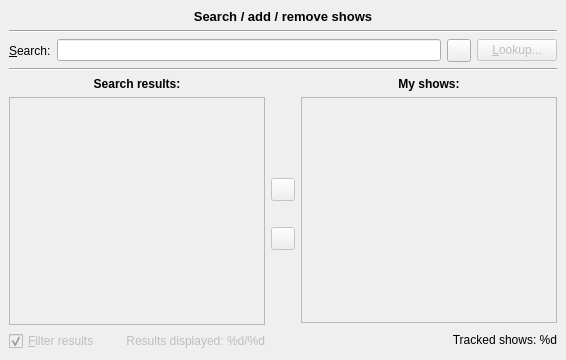
     <widget class="QWidget" name="tabShows" >
      <attribute name="title" >
       <string>S&amp;hows</string>
      </attribute>
      <layout class="QGridLayout" >
       <property name="leftMargin" >
        <number>9</number>
       </property>
       <property name="topMargin" >
        <number>9</number>
       </property>
       <property name="rightMargin" >
        <number>9</number>
       </property>
       <property name="bottomMargin" >
        <number>9</number>
       </property>
       <property name="horizontalSpacing" >
        <number>6</number>
       </property>
       <property name="verticalSpacing" >
        <number>6</number>
       </property>
       <item row="4" column="1" >
        <layout class="QVBoxLayout" >
         <property name="spacing" >
          <number>6</number>
         </property>
         <property name="leftMargin" >
          <number>0</number>
         </property>
         <property name="topMargin" >
          <number>0</number>
         </property>
         <property name="rightMargin" >
          <number>0</number>
         </property>
         <property name="bottomMargin" >
          <number>0</number>
         </property>
         <item>
          <spacer>
           <property name="orientation" >
            <enum>Qt::Vertical</enum>
           </property>
           <property name="sizeHint" >
            <size>
             <width>20</width>
             <height>101</height>
            </size>
           </property>
          </spacer>
         </item>
         <item>
          <widget class="QToolButton" name="btnShowAdd" >
           <property name="enabled" >
            <bool>false</bool>
           </property>
           <property name="toolTip" >
            <string>&lt;html>&lt;head>&lt;meta name="qrichtext" content="1" />&lt;style type="text/css">
p, li { white-space: pre-wrap; }
&lt;/style>&lt;/head>&lt;body style=" font-family:'Sans Serif'; font-size:9pt; font-weight:400; font-style:normal; text-decoration:none;">
&lt;p style=" margin-top:0px; margin-bottom:0px; margin-left:0px; margin-right:0px; -qt-block-indent:0; text-indent:0px;">Click to add the selected show to your tracked shows list.&lt;/p>&lt;/body>&lt;/html></string>
           </property>
           <property name="icon" >
            <iconset resource="NextShowsConfig.qrc" >:/images/icons/images/icons/rightarrow.png</iconset>
           </property>
          </widget>
         </item>
         <item>
          <spacer>
           <property name="orientation" >
            <enum>Qt::Vertical</enum>
           </property>
           <property name="sizeType" >
            <enum>QSizePolicy::Fixed</enum>
           </property>
           <property name="sizeHint" >
            <size>
             <width>20</width>
             <height>20</height>
            </size>
           </property>
          </spacer>
         </item>
         <item>
          <widget class="QToolButton" name="btnShowRemove" >
           <property name="enabled" >
            <bool>false</bool>
           </property>
           <property name="toolTip" >
            <string>&lt;html>&lt;head>&lt;meta name="qrichtext" content="1" />&lt;style type="text/css">
p, li { white-space: pre-wrap; }
&lt;/style>&lt;/head>&lt;body style=" font-family:'Sans Serif'; font-size:9pt; font-weight:400; font-style:normal; text-decoration:none;">
&lt;p style=" margin-top:0px; margin-bottom:0px; margin-left:0px; margin-right:0px; -qt-block-indent:0; text-indent:0px;">Click to remove the selected show from your tracked shows list.&lt;/p>&lt;/body>&lt;/html></string>
           </property>
           <property name="icon" >
            <iconset resource="NextShowsConfig.qrc" >:/images/icons/images/icons/trash.png</iconset>
           </property>
          </widget>
         </item>
         <item>
          <spacer>
           <property name="orientation" >
            <enum>Qt::Vertical</enum>
           </property>
           <property name="sizeHint" >
            <size>
             <width>20</width>
             <height>101</height>
            </size>
           </property>
          </spacer>
         </item>
        </layout>
       </item>
       <item row="4" column="0" >
        <layout class="QVBoxLayout" >
         <property name="spacing" >
          <number>6</number>
         </property>
         <property name="leftMargin" >
          <number>0</number>
         </property>
         <property name="topMargin" >
          <number>0</number>
         </property>
         <property name="rightMargin" >
          <number>0</number>
         </property>
         <property name="bottomMargin" >
          <number>0</number>
         </property>
         <item>
          <widget class="QLabel" name="lblSearchResults" >
           <property name="font" >
            <font>
             <weight>75</weight>
             <bold>true</bold>
            </font>
           </property>
           <property name="text" >
            <string>Search results:</string>
           </property>
           <property name="alignment" >
            <set>Qt::AlignHCenter|Qt::AlignTop</set>
           </property>
          </widget>
         </item>
         <item>
          <widget class="ListWidget" name="listSearchResults" >
           <property name="enabled" >
            <bool>false</bool>
           </property>
          </widget>
         </item>
         <item>
          <layout class="QHBoxLayout" >
           <property name="spacing" >
            <number>6</number>
           </property>
           <property name="leftMargin" >
            <number>0</number>
           </property>
           <property name="topMargin" >
            <number>0</number>
           </property>
           <property name="rightMargin" >
            <number>0</number>
           </property>
           <property name="bottomMargin" >
            <number>0</number>
           </property>
           <item>
            <widget class="QCheckBox" name="chkbxFilter" >
             <property name="enabled" >
              <bool>false</bool>
             </property>
             <property name="toolTip" >
              <string>Check this if you want to filter out terminated shows</string>
             </property>
             <property name="text" >
              <string>&amp;Filter results</string>
             </property>
             <property name="checked" >
              <bool>true</bool>
             </property>
            </widget>
           </item>
           <item>
            <widget class="QLabel" name="lblResultsDisplayed" >
             <property name="enabled" >
              <bool>false</bool>
             </property>
             <property name="text" >
              <string>Results displayed: %d/%d</string>
             </property>
             <property name="alignment" >
              <set>Qt::AlignRight|Qt::AlignTrailing|Qt::AlignVCenter</set>
             </property>
            </widget>
           </item>
          </layout>
         </item>
        </layout>
       </item>
       <item row="4" column="2" >
        <layout class="QVBoxLayout" >
         <property name="spacing" >
          <number>6</number>
         </property>
         <property name="leftMargin" >
          <number>0</number>
         </property>
         <property name="topMargin" >
          <number>0</number>
         </property>
         <property name="rightMargin" >
          <number>0</number>
         </property>
         <property name="bottomMargin" >
          <number>0</number>
         </property>
         <item>
          <widget class="QLabel" name="lblMyShows" >
           <property name="font" >
            <font>
             <weight>75</weight>
             <bold>true</bold>
            </font>
           </property>
           <property name="text" >
            <string>My shows:</string>
           </property>
           <property name="alignment" >
            <set>Qt::AlignHCenter|Qt::AlignTop</set>
           </property>
          </widget>
         </item>
         <item>
          <widget class="ListWidget" name="listMyShows" >
           <property name="enabled" >
            <bool>false</bool>
           </property>
          </widget>
         </item>
         <item>
          <layout class="QHBoxLayout" >
           <property name="spacing" >
            <number>6</number>
           </property>
           <property name="leftMargin" >
            <number>0</number>
           </property>
           <property name="topMargin" >
            <number>0</number>
           </property>
           <property name="rightMargin" >
            <number>0</number>
           </property>
           <property name="bottomMargin" >
            <number>0</number>
           </property>
           <item>
            <spacer>
             <property name="orientation" >
              <enum>Qt::Vertical</enum>
             </property>
             <property name="sizeType" >
              <enum>QSizePolicy::Fixed</enum>
             </property>
             <property name="sizeHint" >
              <size>
               <width>20</width>
               <height>22</height>
              </size>
             </property>
            </spacer>
           </item>
           <item>
            <widget class="QLabel" name="lblTrackedShows" >
             <property name="text" >
              <string>Tracked shows: %d</string>
             </property>
             <property name="alignment" >
              <set>Qt::AlignRight|Qt::AlignTrailing|Qt::AlignVCenter</set>
             </property>
            </widget>
           </item>
          </layout>
         </item>
        </layout>
       </item>
       <item row="3" column="0" colspan="3" >
        <widget class="Line" name="line_3" >
         <property name="orientation" >
          <enum>Qt::Horizontal</enum>
         </property>
        </widget>
       </item>
       <item row="2" column="0" colspan="3" >
        <layout class="QHBoxLayout" >
         <property name="spacing" >
          <number>6</number>
         </property>
         <property name="leftMargin" >
          <number>0</number>
         </property>
         <property name="topMargin" >
          <number>0</number>
         </property>
         <property name="rightMargin" >
          <number>0</number>
         </property>
         <property name="bottomMargin" >
          <number>0</number>
         </property>
         <item>
          <widget class="QLabel" name="labSearchFor" >
           <property name="text" >
            <string>&amp;Search:</string>
           </property>
           <property name="buddy" >
            <cstring>leditLookup</cstring>
           </property>
          </widget>
         </item>
         <item>
          <widget class="QLineEdit" name="leditLookup" />
         </item>
         <item>
          <widget class="QToolButton" name="btnLeditLookupClear" >
           <property name="toolTip" >
            <string>Clear text input</string>
           </property>
           <property name="icon" >
            <iconset resource="NextShowsConfig.qrc" >:/images/icons/images/icons/clear.png</iconset>
           </property>
          </widget>
         </item>
         <item>
          <widget class="QPushButton" name="btnLookup" >
           <property name="enabled" >
            <bool>false</bool>
           </property>
           <property name="text" >
            <string>&amp;Lookup...</string>
           </property>
           <property name="checkable" >
            <bool>true</bool>
           </property>
           <property name="autoDefault" >
            <bool>true</bool>
           </property>
           <property name="default" >
            <bool>true</bool>
           </property>
          </widget>
         </item>
        </layout>
       </item>
       <item row="1" column="0" colspan="3" >
        <widget class="Line" name="line_2" >
         <property name="orientation" >
          <enum>Qt::Horizontal</enum>
         </property>
        </widget>
       </item>
       <item row="0" column="0" colspan="3" >
        <widget class="QLabel" name="label_4" >
         <property name="font" >
          <font>
           <pointsize>10</pointsize>
           <weight>75</weight>
           <bold>true</bold>
           <strikeout>false</strikeout>
           <stylestrategy>PreferDefault</stylestrategy>
           <kerning>true</kerning>
          </font>
         </property>
         <property name="text" >
          <string>Search / add / remove shows</string>
         </property>
         <property name="alignment" >
          <set>Qt::AlignCenter</set>
         </property>
        </widget>
       </item>
      </layout>
     </widget>
